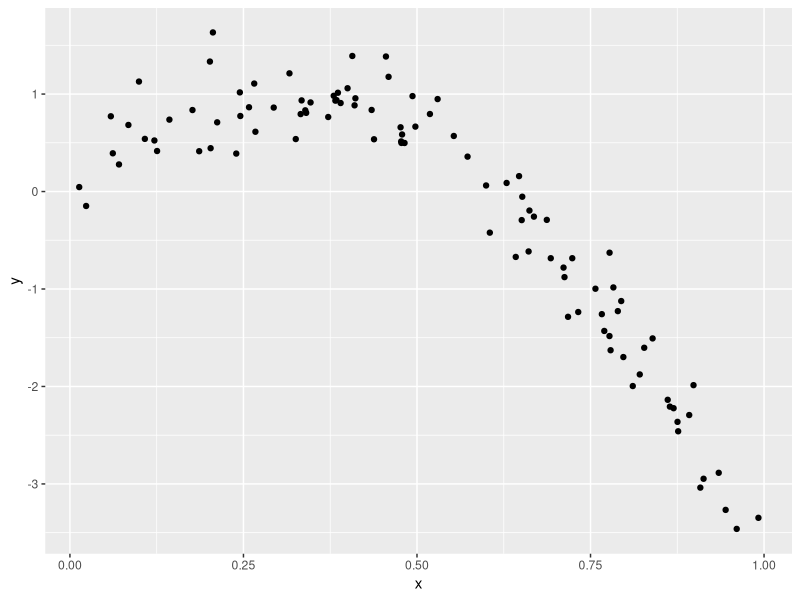
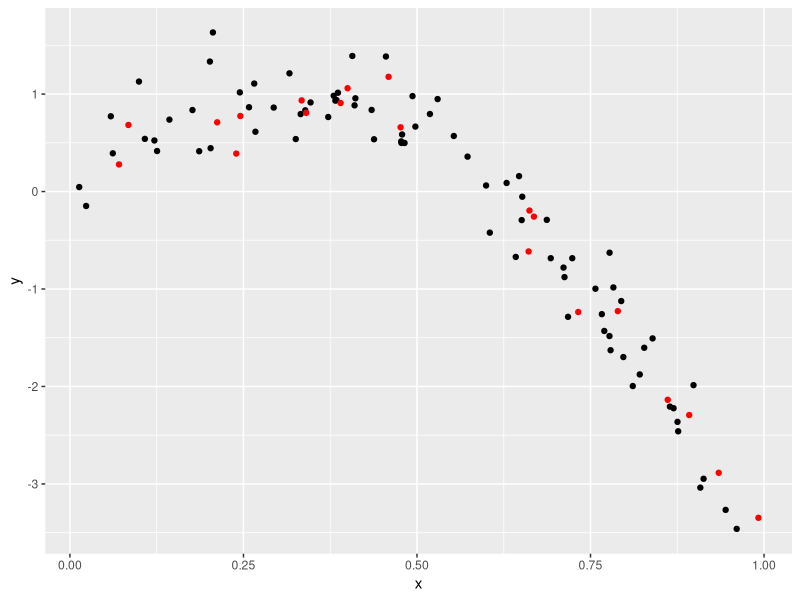
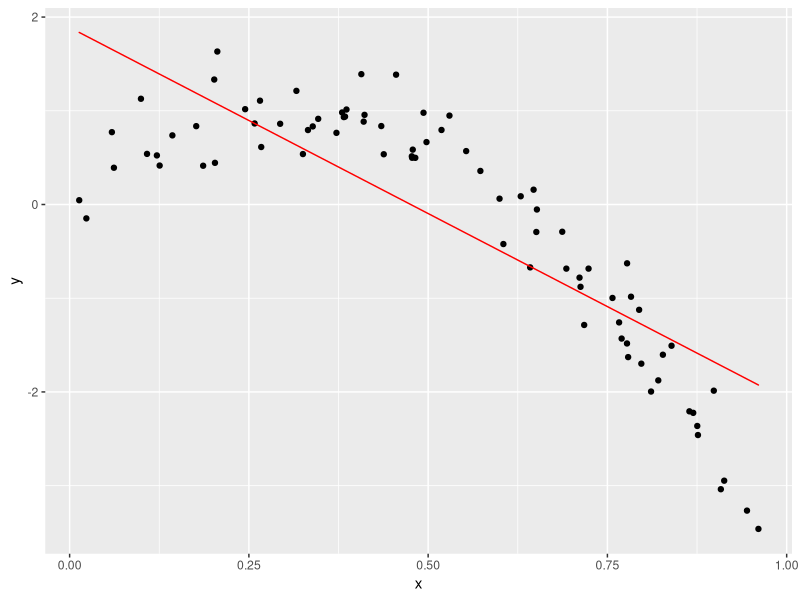
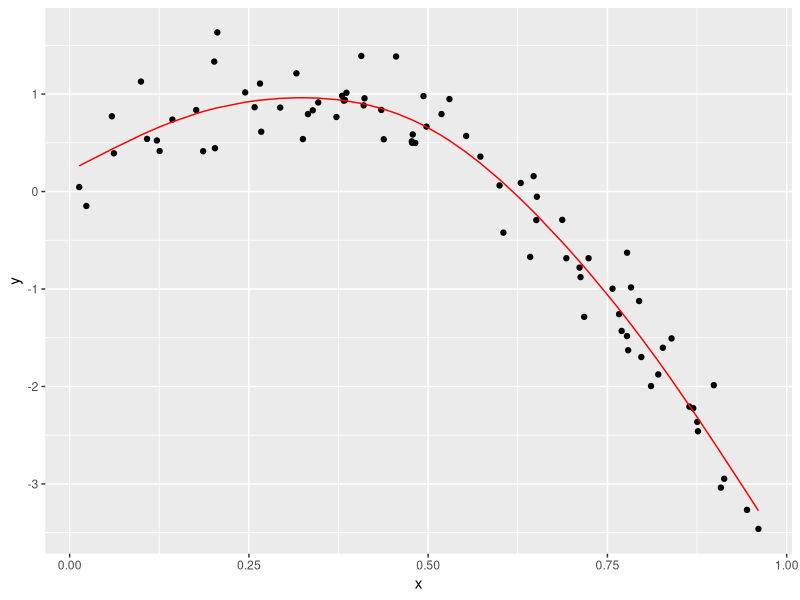
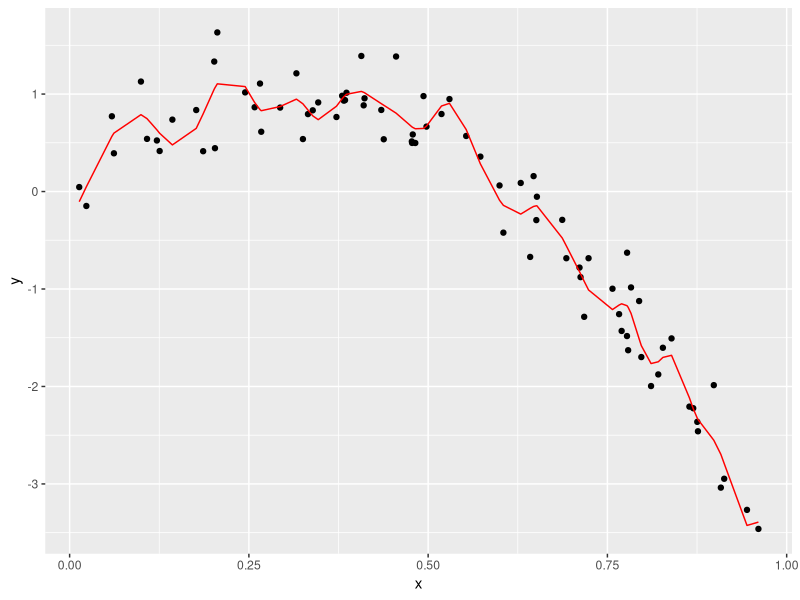
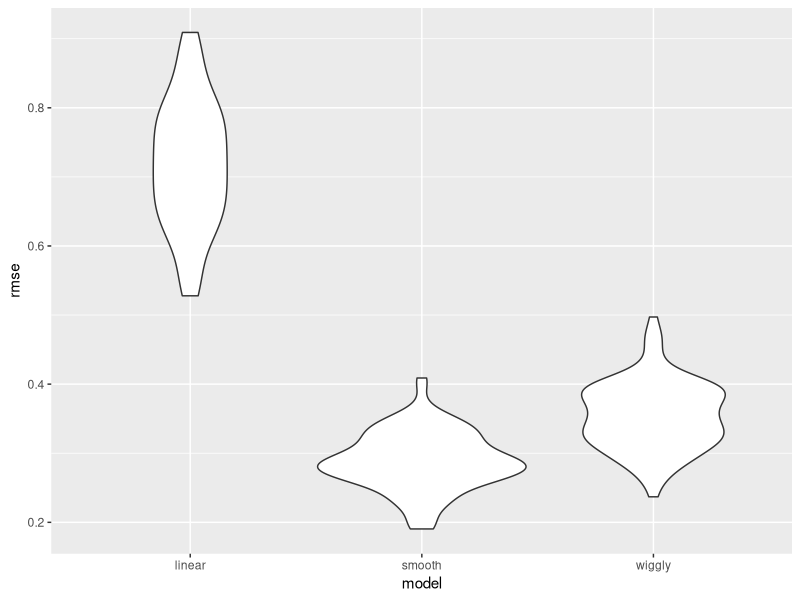

The R source for these figures, in order:
## ---- chunk 1
library(tidyverse)
library(modelr)
library(mgcv)

set.seed(1)
## ---- chunk 2
nonlin_df = 
  tibble(
    id = 1:100,
    x = runif(100, 0, 1),
    y = 1 - 10 * (x - .3) ^ 2 + rnorm(100, 0, .3)
  )

nonlin_df |> 
  ggplot(aes(x = x, y = y)) + 
  geom_point()
## ---- chunk 3
train_df = sample_n(nonlin_df, 80)
test_df = anti_join(nonlin_df, train_df, by = "id")

train_df |> 
  ggplot(aes(x = x, y = y)) + 
  geom_point() + 
  geom_point(data = test_df, color = "red")
## ---- chunk 4
linear_mod = lm(y ~ x, data = train_df)
smooth_mod = mgcv::gam(y ~ s(x), data = train_df)
wiggly_mod = mgcv::gam(y ~ s(x, k = 30), sp = 10e-6, data = train_df)
## ---- chunk 5
train_df |> 
  modelr::add_predictions(linear_mod) |> 
  ggplot(aes(x = x, y = y)) +
  geom_point() +
  geom_path(aes(y = pred), color = "red")
## ---- chunk 6
train_df |> 
  add_predictions(smooth_mod) |> 
  ggplot(aes(x = x, y = y)) +
  geom_point() + 
  geom_line(aes(y = pred), color = "red")
## ---- chunk 7
train_df |> 
  add_predictions(wiggly_mod) |> 
  ggplot(aes(x = x, y = y)) +
  geom_point() + 
  geom_line(aes(y = pred), color = "red")
## ---- chunk 8
# RMSE on training data can be misleading...

rmse(linear_mod, train_df)
rmse(smooth_mod, train_df)
rmse(wiggly_mod, train_df)
## ---- chunk 9
# RMSE on testing data gives a sense of prediction accuracy!

rmse(linear_mod, test_df)
rmse(smooth_mod, test_df)
rmse(wiggly_mod, test_df)
## ---- chunk 10
cv_df = 
  crossv_mc(nonlin_df, 100) |> 
  mutate(
    train = map(train, as_tibble),
    test = map(test, as_tibble)
  )
## ---- chunk 11
cv_df |> pull(train) |> nth(3) |> as_tibble()
## ---- chunk 12
# from class demo: 

cv_results = 
  cv_df |> 
  mutate(
    linear_fit = map(train, \(df) lm(y ~ x, data = df)),
    smooth_fit = map(train, \(df) mgcv::gam(y ~ s(x), data = df)),
    wiggly_fit = map(train, \(df) mgcv::gam(y ~ s(x, k = 30), sp = 10e-6, data = df))
    ) |> 
  mutate(
    rmse_linear = map2_dbl(linear_fit, test, \(mod, df) rmse(mod, df)),
    rmse_smooth = map2_dbl(smooth_fit, test, \(mod, df) rmse(mod, df)),
    rmse_wiggly = map2_dbl(wiggly_fit, test, \(mod, df) rmse(mod, df))
    )
## ---- chunk 13
cv_results |> 
  select(starts_with("rmse")) |> 
  pivot_longer(
    everything(),
    names_to = "model", 
    values_to = "rmse",
    names_prefix = "rmse_") |> 
  mutate(model = fct_inorder(model)) |> 
  ggplot(aes(x = model, y = rmse)) + geom_violin()
